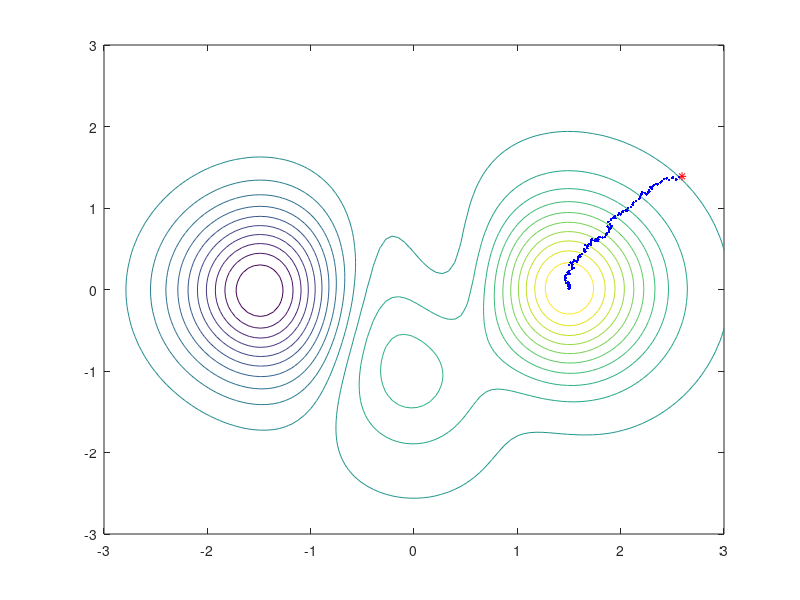
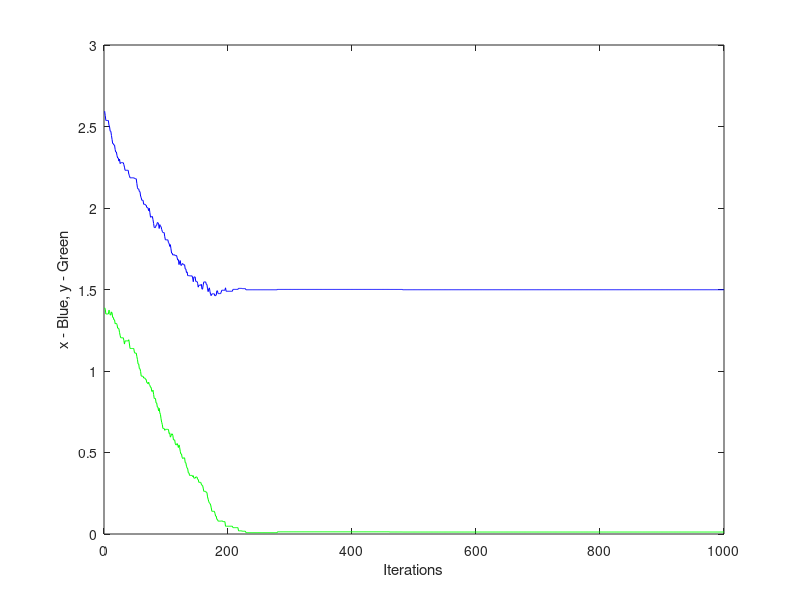
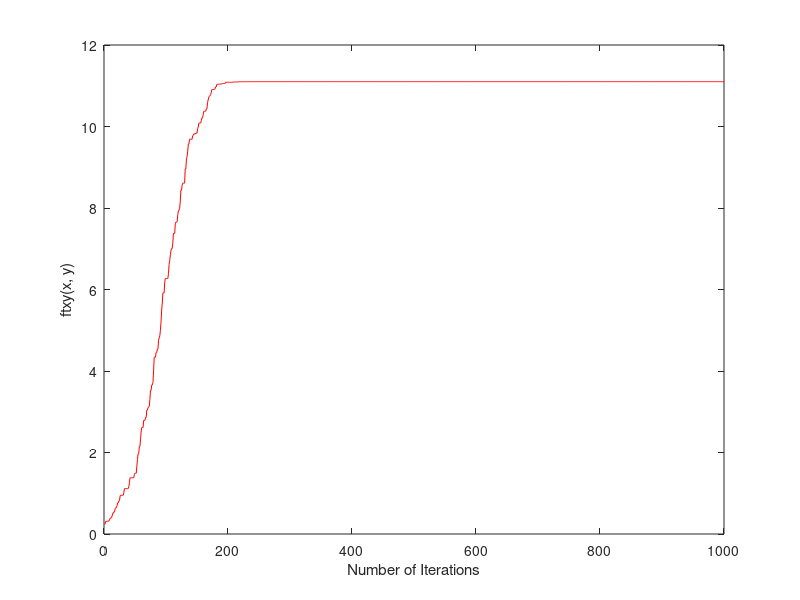

These charts were generated, in order, by the following MATLAB code:
% Function Definition

a = 3;
b = 10;

% f1xy = @(x, y)	a.*(1-x.^2).*exp(-x.^2 - (1 + y).^2);
% f2xy = @(x, y)	-b.*(x./5 - x.^3 - x.^5).*exp(-x.^2 - y.^2);
% f3xy = @(x, y)	(-1/3)*exp(-(x + 1).^2 - y.^2);

% ftxy = f1xy(x, y) + f2xy(x, y) + f3xy(x, y);

% xy_max = [3 3];
% xy_min = [-3 -3];

%

ftxy = @(x, y)	a.*(1-x.^2).*exp(-x.^2 - (1 + y).^2) -b.*(x./5 - x.^3 - x.^5).*exp(-x.^2 - y.^2) + (-1/3)*exp(-(x + 1).^2 - y.^2);

% Function Limits

x = linspace(-3, 3, 100);
y = linspace(-3, 3, 100);

% Rectangular Grid (Cartesian Coordinate System)

[X, Y] = meshgrid(x, y);

ftXY = ftxy(X, Y);

contour(X, Y, ftXY, 20)

%

x_min = -3;
x_max = 3;
y_min = -3;
y_max = 3;

% Increment Limits

min_sum = -0.03;
max_sum = 0.03;

% History of Coordenates

maxiterations = 1000;

x_coordenates = zeros(maxiterations, 1);
y_coordenates = zeros(maxiterations, 1);

% Random Coordenates

x = (x_max - x_min)*rand + x_min;
y = (y_max - y_min)*rand + y_min;

hold on
plot(x, y, 'r*')

% Initial Values and Variables

x_coordenates(1) = x;
y_coordenates(1) = y;

txy(1) = ftxy(x, y);

best_x = x;
best_y = y;

%

for k = 2:maxiterations
    new_x = (max_sum - min_sum) * rand + min_sum + x;
    new_y = (max_sum - min_sum) * rand + min_sum + y;

    % Check Limits

    if new_x > x_max
        new_x = x_max;
    end
    if new_y > y_max
        new_y = y_max;
    end
    if new_x < x_min
        new_x = x_min;
    end
    if new_y < y_min
        new_y = y_min;
    end

    % Does The Change Give a Better Solution?

    if ftxy(new_x, new_y) > ftxy(x, y)
        x = new_x;
        y = new_y;

        plot(x, y, 'b.')
    end

    % Check Best for Every Iteration

    if ftxy(best_x, best_y) < ftxy(new_x, new_y)
        best_x = new_x;
        best_y = new_y;
    end

    x_coordenates(k) = x;
    y_coordenates(k) = y;

    txy(k) = ftxy(x_coordenates(k), y_coordenates(k));
end

% Graphics and Representations

figure

title('x and y by Iteration')

plot(x_coordenates, 'b')

hold on

plot(y_coordenates, 'g')

hold off

xlabel('Iterations');
ylabel('x - Blue, y - Green');

%

figure

plot(txy, 'r')
title('')
xlabel('Number of Iterations')
ylabel('ftxy(x, y)')

%

fprintf('x -> %f\n', best_x)
fprintf('y -> %f\n', best_y)
